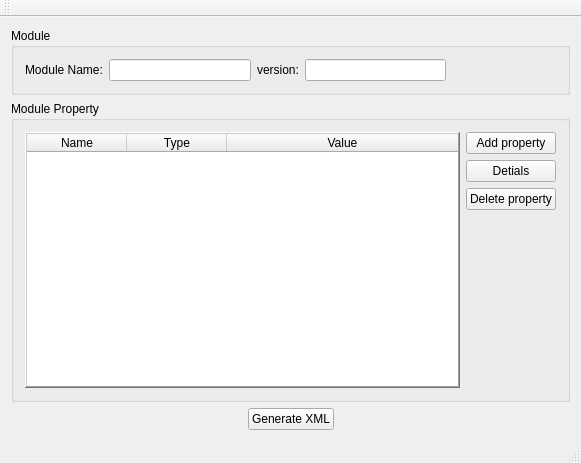
<?xml version="1.0" encoding="UTF-8"?>
<ui version="4.0">
 <class>MainWindow</class>
 <widget class="QMainWindow" name="MainWindow">
  <property name="geometry">
   <rect>
    <x>0</x>
    <y>0</y>
    <width>581</width>
    <height>463</height>
   </rect>
  </property>
  <property name="windowTitle">
   <string>MainWindow</string>
  </property>
  <widget class="QWidget" name="centralWidget">
   <layout class="QGridLayout" name="gridLayout_3">
    <item row="0" column="0" colspan="3">
     <widget class="QGroupBox" name="groupBox">
      <property name="title">
       <string>Module</string>
      </property>
      <layout class="QGridLayout" name="gridLayout">
       <item row="0" column="0">
        <widget class="QLabel" name="label">
         <property name="text">
          <string>Module Name:</string>
         </property>
        </widget>
       </item>
       <item row="0" column="1">
        <widget class="QLineEdit" name="lineModule"/>
       </item>
       <item row="0" column="2">
        <widget class="QLabel" name="label_2">
         <property name="text">
          <string>version:</string>
         </property>
        </widget>
       </item>
       <item row="0" column="3">
        <widget class="QLineEdit" name="lineVersion"/>
       </item>
       <item row="0" column="4">
        <spacer name="horizontalSpacer_3">
         <property name="orientation">
          <enum>Qt::Horizontal</enum>
         </property>
         <property name="sizeType">
          <enum>QSizePolicy::Preferred</enum>
         </property>
         <property name="sizeHint" stdset="0">
          <size>
           <width>110</width>
           <height>20</height>
          </size>
         </property>
        </spacer>
       </item>
      </layout>
     </widget>
    </item>
    <item row="1" column="0" colspan="3">
     <widget class="QGroupBox" name="groupBox_2">
      <property name="title">
       <string>Module Property</string>
      </property>
      <layout class="QGridLayout" name="gridLayout_2">
       <item row="0" column="0" rowspan="4">
        <widget class="QTableWidget" name="propertyTable">
         <property name="frameShape">
          <enum>QFrame::WinPanel</enum>
         </property>
         <property name="frameShadow">
          <enum>QFrame::Raised</enum>
         </property>
         <attribute name="horizontalHeaderStretchLastSection">
          <bool>true</bool>
         </attribute>
         <attribute name="verticalHeaderStretchLastSection">
          <bool>false</bool>
         </attribute>
         <column>
          <property name="text">
           <string>Name</string>
          </property>
         </column>
         <column>
          <property name="text">
           <string>Type</string>
          </property>
         </column>
         <column>
          <property name="text">
           <string>Value</string>
          </property>
         </column>
        </widget>
       </item>
       <item row="0" column="1">
        <widget class="QPushButton" name="btnAddProperty">
         <property name="text">
          <string>Add property</string>
         </property>
        </widget>
       </item>
       <item row="1" column="1">
        <widget class="QPushButton" name="btnDetials">
         <property name="text">
          <string>Detials</string>
         </property>
        </widget>
       </item>
       <item row="2" column="1">
        <widget class="QPushButton" name="btnDelProperty">
         <property name="text">
          <string>Delete property</string>
         </property>
        </widget>
       </item>
       <item row="3" column="1">
        <spacer name="verticalSpacer">
         <property name="orientation">
          <enum>Qt::Vertical</enum>
         </property>
         <property name="sizeHint" stdset="0">
          <size>
           <width>20</width>
           <height>110</height>
          </size>
         </property>
        </spacer>
       </item>
      </layout>
     </widget>
    </item>
    <item row="2" column="0">
     <spacer name="horizontalSpacer">
      <property name="orientation">
       <enum>Qt::Horizontal</enum>
      </property>
      <property name="sizeHint" stdset="0">
       <size>
        <width>223</width>
        <height>20</height>
       </size>
      </property>
     </spacer>
    </item>
    <item row="2" column="1">
     <widget class="QPushButton" name="btnGenerate">
      <property name="text">
       <string>Generate XML</string>
      </property>
     </widget>
    </item>
    <item row="2" column="2">
     <spacer name="horizontalSpacer_2">
      <property name="orientation">
       <enum>Qt::Horizontal</enum>
      </property>
      <property name="sizeHint" stdset="0">
       <size>
        <width>223</width>
        <height>20</height>
       </size>
      </property>
     </spacer>
    </item>
   </layout>
  </widget>
  <widget class="QMenuBar" name="menuBar">
   <property name="geometry">
    <rect>
     <x>0</x>
     <y>0</y>
     <width>581</width>
     <height>28</height>
    </rect>
   </property>
  </widget>
  <widget class="QToolBar" name="mainToolBar">
   <attribute name="toolBarArea">
    <enum>TopToolBarArea</enum>
   </attribute>
   <attribute name="toolBarBreak">
    <bool>false</bool>
   </attribute>
  </widget>
  <widget class="QStatusBar" name="statusBar"/>
 </widget>
 <layoutdefault spacing="6" margin="11"/>
 <resources/>
 <connections/>
</ui>
